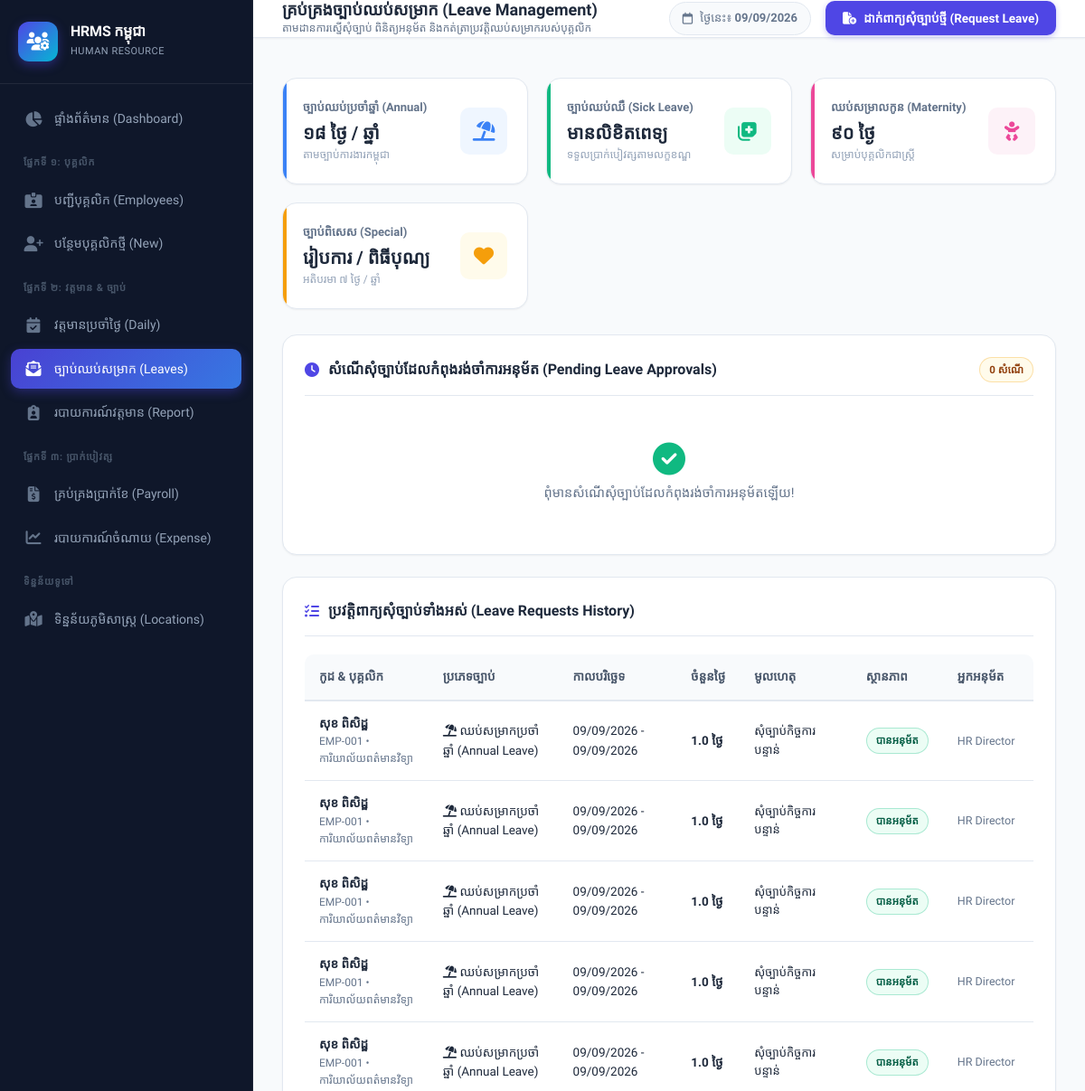
The page /attendance/leaves (upper part) on the database as committed earlier.
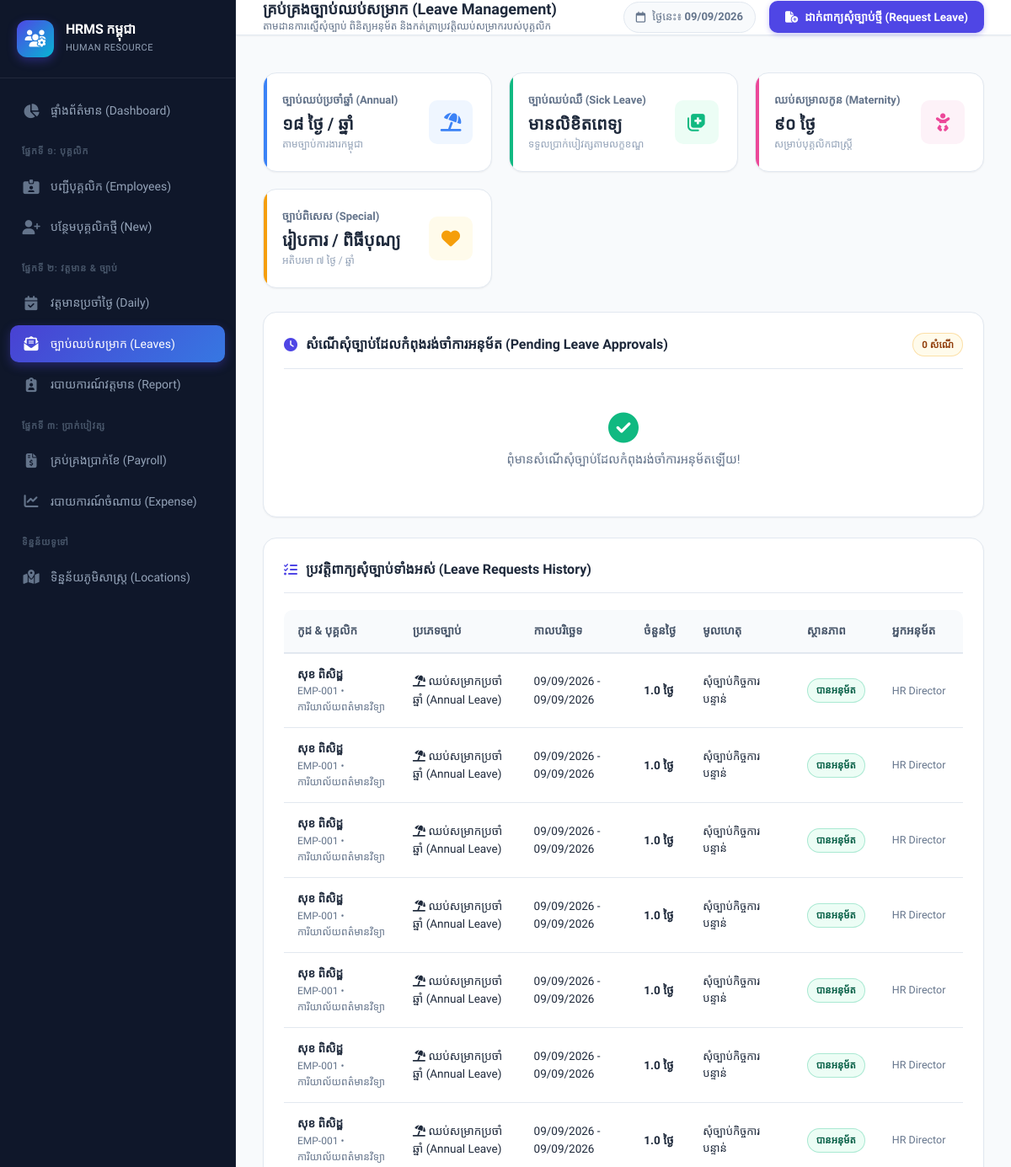
The same page on the database as committed later.
### models.py (models this page shows, shortened)
class LeaveRequest(db.Model):
    __tablename__ = 'leave_requests'
    id = db.Column(db.Integer, primary_key=True)
    employee_id = db.Column(db.Integer, db.ForeignKey('employees.id'), nullable=False)
    leave_type = db.Column(db.String(50), nullable=False) # sick, annual, maternity, special, unauthorized
    start_date = db.Column(db.Date, nullable=False)
    end_date = db.Column(db.Date, nullable=False)
    total_days = db.Column(db.Float, default=1.0)
    reason = db.Column(db.Text, nullable=False)
    status = db.Column(db.String(30), default='pending') # pending, approved, rejected
    applied_at = db.Column(db.DateTime, default=datetime.utcnow)
    approved_by = db.Column(db.String(100), nullable=True)
    action_note = db.Column(db.String(255), nullable=True)
    @property
    def leave_type_display(self):
        types = {
            'sick': {'kh': 'ឈប់ឈឺ (Sick Leave)', 'icon': 'fa-solid fa-notes-medical'},
            'annual': {'kh': 'ឈប់សម្រាកប្រចាំឆ្នាំ (Annual Leave)', 'icon': 'fa-solid fa-umbrella-beach'},
            'maternity': {'kh': 'ឈប់សម្រាលកូន (Maternity Leave)', 'icon': 'fa-solid fa-baby'},
            'special': {'kh': 'ច្បាប់ពិសេស (Special Leave)', 'icon': 'fa-solid fa-heart'},
            'unauthorized': {'kh': 'អវត្តមានគ្មានច្បាប់ (Unauthorized Absence)', 'icon': 'fa-solid fa-triangle-exclamation'}
        }
        return types.get(self.leave_type, {'kh': self.leave_type, 'icon': 'fa-solid fa-calendar-day'})
    @property
    def status_info(self):
        info = {
            'pending': {'kh': 'រង់ចាំអនុម័ត', 'en': 'Pending', 'class': 'badge-warning'},
            'approved': {'kh': 'បានអនុម័ត', 'en': 'Approved', 'class': 'badge-success'},
            'rejected': {'kh': 'បដិសេធ', 'en': 'Rejected', 'class': 'badge-danger'}
        }
        return info.get(self.status, {'kh': self.status, 'en': self.status, 'class': 'badge-secondary'})

class Employee(db.Model):
    __tablename__ = 'employees'
    id = db.Column(db.Integer, primary_key=True)
    emp_code = db.Column(db.String(30), unique=True, nullable=False)
    full_name_kh = db.Column(db.String(120), nullable=False)
    full_name_en = db.Column(db.String(120), nullable=False)
    gender = db.Column(db.String(10), default='ប្រុស')  # ប្រុស, ស្រី
    ethnicity = db.Column(db.String(50), default='ខ្មែរ')  # ជនជាតិ
    nationality = db.Column(db.String(50), default='ខ្មែរ')  # សញ្ជាតិ
    dob = db.Column(db.Date, nullable=True)
    pob_village = db.Column(db.String(100), nullable=True)    # ភូមិ
    pob_commune = db.Column(db.String(100), nullable=True)    # ឃុំ/សង្កាត់
    pob_district = db.Column(db.String(100), nullable=True)   # ស្រុក/ខណ្ឌ
    pob_province = db.Column(db.String(100), nullable=True)   # រាជធានី/ខេត្ត
    education_level = db.Column(db.String(150), nullable=True) # កម្រិតវប្បធម៌សិក្សា
    education_major = db.Column(db.String(150), nullable=True) # ឯកទេស
    foreign_languages = db.Column(db.String(255), nullable=True) # ភាសាបរទេស
    other_skills = db.Column(db.String(255), nullable=True) # មុខជំនាញផ្សេងៗ
    marital_status = db.Column(db.String(50), default='នៅលីវ') # នៅលីវ, មានប្តី ឬប្រពន្ធ
    work_experience_1 = db.Column(db.Text, nullable=True)
    work_experience_2 = db.Column(db.Text, nullable=True)
    work_experience_3 = db.Column(db.Text, nullable=True)
    father_name = db.Column(db.String(120), nullable=True)
    father_age = db.Column(db.String(10), nullable=True)
    father_nationality = db.Column(db.String(50), default='ខ្មែរ')
    father_status = db.Column(db.String(20), default='រស់') # រស់, ស្លាប់
    father_job = db.Column(db.String(150), nullable=True)
    mother_name = db.Column(db.String(120), nullable=True)
    mother_age = db.Column(db.String(10), nullable=True)
    mother_nationality = db.Column(db.String(50), default='ខ្មែរ')
    mother_status = db.Column(db.String(20), default='រស់') # រស់, ស្លាប់
    mother_job = db.Column(db.String(150), nullable=True)
    current_house_no = db.Column(db.String(50), nullable=True)  # ផ្ទះលេខ
    current_street_no = db.Column(db.String(50), nullable=True) # ផ្លូវលេខ
    current_village = db.Column(db.String(100), nullable=True)  # ភូមិ
    current_commune = db.Column(db.String(100), nullable=True)  # ឃុំ/សង្កាត់
    current_district = db.Column(db.String(100), nullable=True) # ស្រុក/ខណ្ឌ
    current_province = db.Column(db.String(100), nullable=True) # រាជធានី/ខេត្ត
    address = db.Column(db.Text, nullable=True) # Full formatted address
    phone = db.Column(db.String(50), nullable=True)
    email = db.Column(db.String(120), nullable=True)
    national_id = db.Column(db.String(50), nullable=True)
    position = db.Column(db.String(100), nullable=False)
    department_id = db.Column(db.Integer, db.ForeignKey('departments.id'), nullable=False)
    hire_date = db.Column(db.Date, default=date.today)
    status = db.Column(db.String(30), default='active')  # active, probation, resigned, terminated
    base_salary = db.Column(db.Float, default=300.0)     # USD
    bank_account = db.Column(db.String(50), nullable=True)
    avatar = db.Column(db.String(255), nullable=True)
    created_at = db.Column(db.DateTime, default=datetime.utcnow)
    documents = db.relationship('EmployeeDocument', backref='employee', lazy=True, cascade='all, delete-orphan')
    attendances = db.relationship('Attendance', backref='employee', lazy=True, cascade='all, delete-orphan')
    leaves = db.relationship('LeaveRequest', backref='employee', lazy=True, cascade='all, delete-orphan')
    payrolls = db.relationship('Payroll', backref='employee', lazy=True, cascade='all, delete-orphan')

class Department(db.Model):
    __tablename__ = 'departments'
    id = db.Column(db.Integer, primary_key=True)
    name_kh = db.Column(db.String(100), nullable=False)
    name_en = db.Column(db.String(100), nullable=False)
    code = db.Column(db.String(20), unique=True, nullable=False)
    description = db.Column(db.String(255))
    employees = db.relationship('Employee', backref='department', lazy=True)

### app.py (the view)
@app.route('/attendance/leaves')
def attendance_leaves():
    leaves = LeaveRequest.query.order_by(LeaveRequest.applied_at.desc()).all()
    employees = Employee.query.filter(Employee.status.in_(['active', 'probation'])).order_by(Employee.full_name_kh).all()
    pending_leaves = [l for l in leaves if l.status == 'pending']
    approved_leaves = [l for l in leaves if l.status == 'approved']
    return render_template(
        'attendance/leaves.html',
        leaves=leaves,
        pending_leaves=pending_leaves,
        approved_leaves=approved_leaves,
        employees=employees
    )

### templates/attendance/leaves.html (shortened to what this page needs)
{% extends "base.html" %}
{% block page_title %}គ្រប់គ្រងច្បាប់ឈប់សម្រាក (Leave Management){% endblock %}
{% block page_subtitle %}តាមដានការស្នើសុំច្បាប់ ពិនិត្យអនុម័ត និងកត់ត្រាប្រវត្តិឈប់សម្រាករបស់បុគ្គលិក{% endblock %}
{% block topbar_actions %}
    <button type="button" class="btn btn-primary" data-modal-target="modal-new-leave">
        <i class="fa-solid fa-file-circle-plus"></i> ដាក់ពាក្យសុំច្បាប់ថ្មី (Request Leave)
    </button>
{% endblock %}
{% block content %}
<div class="grid-kpi">
    <div class="kpi-card" style="--kpi-color: #3b82f6; --kpi-bg: #eff6ff;">
        <div class="kpi-info">
            <h3>ច្បាប់ឈប់ប្រចាំឆ្នាំ (Annual)</h3>
            <div class="kpi-number" style="font-size: 20px;">១៨ ថ្ងៃ / ឆ្នាំ</div>
            <div class="kpi-subtext">តាមច្បាប់ការងារកម្ពុជា</div>
        </div>
        <div class="kpi-icon"><i class="fa-solid fa-umbrella-beach"></i></div>
    </div>
    <div class="kpi-card" style="--kpi-color: #10b981; --kpi-bg: #ecfdf5;">
        <div class="kpi-info">
            <h3>ច្បាប់ឈប់ឈឺ (Sick Leave)</h3>
            <div class="kpi-number" style="font-size: 20px;">មានលិខិតពេទ្យ</div>
            <div class="kpi-subtext">ទទួលប្រាក់បៀវត្សតាមលក្ខខណ្ឌ</div>
        </div>
        <div class="kpi-icon"><i class="fa-solid fa-notes-medical"></i></div>
    </div>
    <div class="kpi-card" style="--kpi-color: #ec4899; --kpi-bg: #fdf2f8;">
        <div class="kpi-info">
            <h3>ឈប់សម្រាលកូន (Maternity)</h3>
            <div class="kpi-number" style="font-size: 20px;">៩០ ថ្ងៃ</div>
            <div class="kpi-subtext">សម្រាប់បុគ្គលិកជាស្ត្រី</div>
        </div>
        <div class="kpi-icon"><i class="fa-solid fa-baby"></i></div>
    </div>
    <div class="kpi-card" style="--kpi-color: #f59e0b; --kpi-bg: #fffbeb;">
        <div class="kpi-info">
            <h3>ច្បាប់ពិសេស (Special)</h3>
            <div class="kpi-number" style="font-size: 20px;">រៀបការ / ពិធីបុណ្យ</div>
            <div class="kpi-subtext">អតិបរមា ៧ ថ្ងៃ / ឆ្នាំ</div>
        </div>
        <div class="kpi-icon"><i class="fa-solid fa-heart"></i></div>
    </div>
</div>
<div class="card">
    <div class="card-header">
        <div class="card-title">
            <i class="fa-solid fa-clock text-warning"></i>
            សំណើសុំច្បាប់ដែលកំពុងរង់ចាំការអនុម័ត (Pending Leave Approvals)
        </div>
        <span class="badge badge-warning">{{ pending_leaves|length }} សំណើ</span>
    </div>
    {% if pending_leaves %}
    <div class="table-responsive">
        <table class="table-custom">
            <thead>
                <tr>
                    <th>បុគ្គលិក</th>
                    <th>ប្រភេទច្បាប់</th>
                    <th>ចាប់ពីថ្ងៃ - ដល់ថ្ងៃ</th>
                    <th>រយៈពេល</th>
                    <th>មូលហេតុ</th>
                    <th>ថ្ងៃស្នើសុំ</th>
                    <th style="text-align: right;">ការសម្រេច (Action)</th>
                </tr>
            </thead>
            <tbody>
                {% for l in pending_leaves %}
                <tr>
                    <td>
                        <div class="emp-profile-tag">
                            <div class="emp-avatar" style="width: 36px; height: 36px; font-size: 13px;">
                                {{ l.employee.full_name_en[:2].upper() }}
                            </div>
                            <div>
                                <strong style="color: #0f172a;">{{ l.employee.full_name_kh }}</strong>
                                <span class="emp-sub-text">{{ l.employee.position }} • {{ l.employee.department.name_kh }}</span>
                            </div>
                        </div>
                    </td>
                    <td>
                        <span class="badge badge-purple">
                            <i class="{{ l.leave_type_display.icon }}"></i> {{ l.leave_type_display.kh }}
                        </span>
                    </td>
                    <td>
                        <strong class="num">{{ l.start_date.strftime('%d/%m/%Y') }}</strong> ដល់
                        <strong class="num">{{ l.end_date.strftime('%d/%m/%Y') }}</strong>
                    </td>
                    <td>
                        <span class="badge badge-info num" style="font-size: 13px;">{{ l.total_days }} ថ្ងៃ</span>
                    </td>
                    <td style="max-width: 250px;">
                        {{ l.reason }}
                    </td>
                    <td class="num" style="font-size: 12px; color: var(--text-muted);">
                        {{ l.applied_at.strftime('%d/%m/%Y %H:%M') }}
                    </td>
                    <td style="text-align: right; white-space: nowrap;">
                        <button type="button" class="btn btn-sm btn-success btn-leave-action"
                            data-leave-id="{{ l.id }}"
                            data-emp-name="{{ l.employee.full_name_kh }}"
                            data-action="approve">
                            <i class="fa-solid fa-check"></i> អនុម័ត
                        </button>
                        <button type="button" class="btn btn-sm btn-danger btn-leave-action"
                            data-leave-id="{{ l.id }}"
                            data-emp-name="{{ l.employee.full_name_kh }}"
                            data-action="reject">
                            <i class="fa-solid fa-xmark"></i> បដិសេធ
                        </button>
                    </td>
                </tr>
                {% endfor %}
            </tbody>
        </table>
    </div>
    {% else %}
    <div style="text-align: center; padding: 32px 20px; color: var(--text-muted);">
        <i class="fa-solid fa-circle-check" style="font-size: 36px; color: #10b981; margin-bottom: 8px; display: block;"></i>
        <p>ពុំមានសំណើសុំច្បាប់ដែលកំពុងរង់ចាំការអនុម័តឡើយ!</p>
    </div>
    {% endif %}
</div>
<div class="card">
    <div class="card-header">
        <div class="card-title">
            <i class="fa-solid fa-list-check"></i>
            ប្រវត្តិពាក្យសុំច្បាប់ទាំងអស់ (Leave Requests History)
        </div>
    </div>
    <div class="table-responsive">
        <table class="table-custom">
            <thead>
                <tr>
                    <th>កូដ & បុគ្គលិក</th>
                    <th>ប្រភេទច្បាប់</th>
                    <th>កាលបរិច្ឆេទ</th>
                    <th>ចំនួនថ្ងៃ</th>
                    <th>មូលហេតុ</th>
                    <th>ស្ថានភាព</th>
                    <th>អ្នកអនុម័ត</th>
                </tr>
            </thead>
            <tbody>
                {% for l in leaves %}
                <tr>
                    <td>
                        <strong>{{ l.employee.full_name_kh }}</strong>
                        <div class="emp-sub-text num">{{ l.employee.emp_code }} • {{ l.employee.department.name_kh }}</div>
                    </td>
                    <td>
                        <i class="{{ l.leave_type_display.icon }}"></i> {{ l.leave_type_display.kh }}
                    </td>
                    <td class="num">
                        {{ l.start_date.strftime('%d/%m/%Y') }} - {{ l.end_date.strftime('%d/%m/%Y') }}
                    </td>
                    <td class="num"><strong>{{ l.total_days }} ថ្ងៃ</strong></td>
                    <td style="max-width: 260px; font-size: 13px;">{{ l.reason }}</td>
                    <td>
                        <span class="badge {{ l.status_info.class }}">{{ l.status_info.kh }}</span>
                    </td>
                    <td style="font-size: 12.5px; color: var(--text-muted);">
                        {{ l.approved_by or '-' }}
                    </td>
                </tr>
                {% endfor %}
            </tbody>
        </table>
    </div>
</div>
{% endblock %}

Rows that differ between the two databases and show on the page:
added LeaveRequest: employee.full_name_kh "សុខ ពិសិដ្ឋ", employee.emp_code "EMP-001", employee.department.name_kh "ការិយាល័យពត៌មានវិទ្យា", leave_type_display.kh "ឈប់សម្រាកប្រចាំឆ្នាំ (Annual Leave)", start_date "09/09/2026", end_date "09/09/2026", total_days "1.0", reason "សុំច្បាប់កិច្ចការបន្ទាន់", status_info.kh "បានអនុម័ត", approved_by "HR Director"
added LeaveRequest: employee.full_name_kh "សុខ ពិសិដ្ឋ", employee.emp_code "EMP-001", employee.department.name_kh "ការិយាល័យពត៌មានវិទ្យា", leave_type_display.kh "ឈប់សម្រាកប្រចាំឆ្នាំ (Annual Leave)", start_date "09/09/2026", end_date "09/09/2026", total_days "1.0", reason "សុំច្បាប់កិច្ចការបន្ទាន់", status_info.kh "បានអនុម័ត", approved_by "HR Director"
